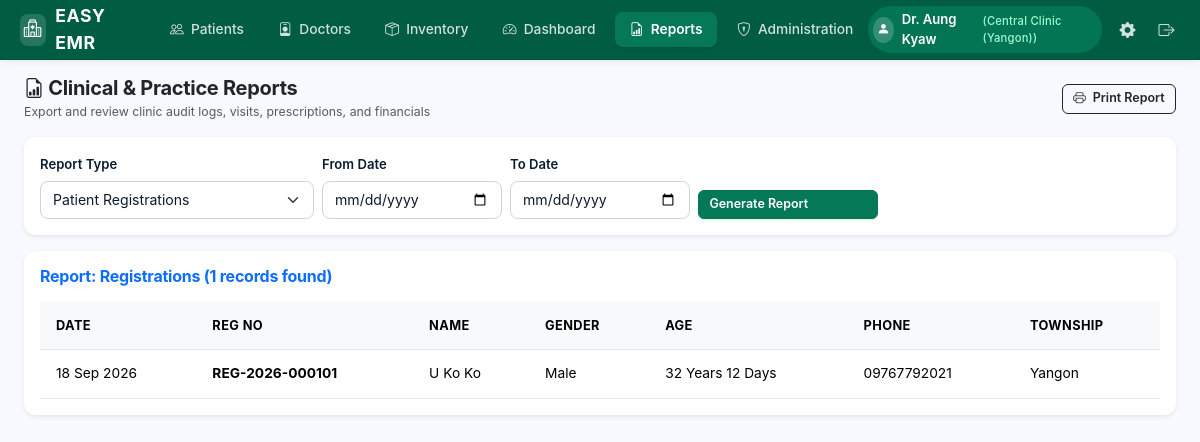
The app's page /reports (signed in) with its own data.
### app/models.py (models this page shows, shortened)
class Account(db.Model):
    __tablename__ = 'accounts'
    id = db.Column(db.Integer, primary_key=True)
    phone_number = db.Column(db.String(32), unique=True, nullable=False, index=True)
    clinic_name = db.Column(db.String(128), nullable=False, default='Central Clinic')
    doctor_name = db.Column(db.String(128), nullable=False, default='Dr. Aung Kyaw')
    password_hash = db.Column(db.String(255), nullable=False)
    is_active = db.Column(db.Boolean, default=True, nullable=False)
    created_at = db.Column(db.DateTime, default=datetime.utcnow, nullable=False)
    updated_at = db.Column(db.DateTime, default=datetime.utcnow, onupdate=datetime.utcnow, nullable=False)
    def is_administrator(self):
        return True

class Patient(db.Model):
    __tablename__ = 'patients'
    id = db.Column(db.Integer, primary_key=True)
    registration_number = db.Column(db.String(64), unique=True, nullable=False, index=True)
    sir_name = db.Column(db.String(32), nullable=False)
    patient_name = db.Column(db.String(128), nullable=False, index=True)
    gender = db.Column(db.String(16), nullable=False)  # 'Male', 'Female'
    date_of_birth = db.Column(db.Date, nullable=True, index=True)
    marital_status = db.Column(db.String(32), nullable=True)
    occupation = db.Column(db.String(128), nullable=True)
    blood_group = db.Column(db.String(16), nullable=True)
    guardian_name = db.Column(db.String(128), nullable=True)
    guardian_relationship = db.Column(db.String(64), nullable=True)
    guardian_phone = db.Column(db.String(64), nullable=True)
    nrc_number = db.Column(db.String(64), nullable=True, index=True)
    email = db.Column(db.String(128), nullable=True)
    address = db.Column(db.Text, nullable=True)
    city_township = db.Column(db.String(128), nullable=True)
    state_region = db.Column(db.String(128), nullable=True)
    patient_summary = db.Column(db.Text, nullable=True)
    notes = db.Column(db.Text, nullable=True)
    is_active = db.Column(db.Boolean, default=True, nullable=False)
    created_at = db.Column(db.DateTime, default=datetime.utcnow, nullable=False)
    updated_at = db.Column(db.DateTime, default=datetime.utcnow, onupdate=datetime.utcnow, nullable=False)
    phones = db.relationship(
        'PatientPhone',
        backref='patient',
        cascade='all, delete-orphan',
        lazy='selectin',
        order_by='desc(PatientPhone.is_primary), PatientPhone.id'
    )
    encounters = db.relationship(
        'Encounter',
        backref='patient',
        lazy='dynamic',
        order_by='desc(Encounter.encounter_date)'
    )
    appointments = db.relationship(
        'Appointment',
        backref='patient',
        lazy='dynamic',
        order_by='desc(Appointment.appointment_date)'
    )
    investigations = db.relationship(
        'Investigation',
        backref='patient',
        lazy='dynamic',
        order_by='desc(Investigation.ordered_date)'
    )
    vouchers = db.relationship(
        'Voucher',
        backref='patient',
        lazy='dynamic',
        order_by='desc(Voucher.voucher_date)'
    )
    @property
    def full_name(self):
        return f"{self.sir_name} {self.patient_name}".strip()
    @property
    def primary_phone(self):
        if self.phones:
            for p in self.phones:
                if p.is_primary:
                    return p.phone_number
            return self.phones[0].phone_number
        return ""
    def get_dynamic_age(self, ref_date=None):
        if not self.date_of_birth:
            return None
        if ref_date is None:
            ref_date = date.today()
        dob = self.date_of_birth
        if dob > ref_date:
            return {'years': 0, 'months': 0, 'days': 0, 'formatted': '0 Days'}
        years = ref_date.year - dob.year
        months = ref_date.month - dob.month
        days = ref_date.day - dob.day
        if days < 0:
            prev_month = ref_date.month - 1 if ref_date.month > 1 else 12
            prev_year = ref_date.year if ref_date.month > 1 else ref_date.year - 1
            days_in_prev_month = calendar.monthrange(prev_year, prev_month)[1]
            days += days_in_prev_month
            months -= 1
        if months < 0:
            years -= 1
            months += 12
        parts = []
        if years > 0:
            parts.append(f"{years} {'Year' if years == 1 else 'Years'}")
        if months > 0:
            parts.append(f"{months} {'Month' if months == 1 else 'Months'}")
        if days > 0 or not parts:
            parts.append(f"{days} {'Day' if days == 1 else 'Days'}")
        formatted = " ".join(parts)
        return {
            'years': years,
            'months': months,
            'days': days,
            'formatted': formatted
        }
    @property
    def age_formatted(self):
        res = self.get_dynamic_age()
        return res['formatted'] if res else "Unknown"

class PatientPhone(db.Model):
    __tablename__ = 'patient_phones'
    id = db.Column(db.Integer, primary_key=True)
    patient_id = db.Column(db.Integer, db.ForeignKey('patients.id', ondelete='CASCADE'), nullable=False, index=True)
    phone_number = db.Column(db.String(64), nullable=False, index=True)
    is_primary = db.Column(db.Boolean, default=False, nullable=False)
    label = db.Column(db.String(32), nullable=True)  # Primary, Alternative, etc.
    created_at = db.Column(db.DateTime, default=datetime.utcnow, nullable=False)

### app/routes.py (the view, shortened to what this page needs)
@reports_bp.route('/reports')
@login_required
def index():
    report_type = request.args.get('type', 'registrations')
    date_from = request.args.get('date_from', '')
    date_to = request.args.get('date_to', '')
    doctor_id = request.args.get('doctor_id', type=int)
    df = None
    dt = None
    if date_from:
        try:
            df = datetime.strptime(date_from, '%Y-%m-%d')
        except ValueError:
            pass
    if date_to:
        try:
            dt = datetime.strptime(date_to + ' 23:59:59', '%Y-%m-%d %H:%M:%S')
        except ValueError:
            pass
    results = []
    doctors = Doctor.query.filter_by(is_active=True).all()
    if report_type == 'registrations':
        q = Patient.query
        if df:
            q = q.filter(Patient.created_at >= df)
        if dt:
            q = q.filter(Patient.created_at <= dt)
        results = q.order_by(Patient.created_at.desc()).limit(100).all()
    elif report_type == 'inventory':
        results = InventoryItem.query.order_by(InventoryItem.quantity.asc()).limit(100).all()
    return render_template(
        'reports/index.html',
        report_type=report_type,
        date_from=date_from,
        date_to=date_to,
        doctor_id=doctor_id,
        doctors=doctors,
        results=results,
        active_tab='reports'
    )

### app/extensions.py (called while the page is built)
def init_csrf(app):
    @app.before_request
    def check_csrf():
        if not current_app.config.get('WTF_CSRF_ENABLED', True):
            return
        if request.method in ('POST', 'PUT', 'PATCH', 'DELETE'):
            token = request.form.get('csrf_token') or request.headers.get('X-CSRFToken')
            expected = session.get('_csrf_token')
            if not expected or not token or not secrets.compare_digest(token, expected):
                abort(400, description="Invalid or missing CSRF token.")
    @app.context_processor
    def inject_csrf():
        return dict(csrf_token=generate_csrf_token)

### app/helpers.py (called while the page is built)
def login_required(f):
    @wraps(f)
    def decorated_function(*args, **kwargs):
        if '_account_id' not in session and '_user_id' not in session:
            flash('Please log in to access this page.', 'warning')
            return redirect(url_for('auth.login', next=request.url))
        return f(*args, **kwargs)
    return decorated_function

def get_current_user():
    from flask import g, session
    sess_key = (session.get('_account_id'), session.get('_user_id'))
    if not any(sess_key):
        return None
    if getattr(g, '_current_user_sess_key', None) == sess_key and getattr(g, 'current_user', None) is not None:
        return g.current_user
    user = None
    if '_account_id' in session:
        from app.models import Account
        user = db.session.get(Account, session['_account_id'])
    elif '_user_id' in session:
        from app.models import User
        user = db.session.get(User, session['_user_id'])
    g._current_user_sess_key = sess_key
    g.current_user = user
    return user

### app/templates/reports/index.html (shortened to what this page needs)
{% extends "base.html" %}
{% block content %}
<div class="d-flex justify-content-between align-items-center mb-3">
    <div>
        <h5 class="fw-bold mb-0 text-dark"><i class="bi bi-file-earmark-bar-graph"></i> Clinical & Practice Reports</h5>
        <small class="text-muted">Export and review clinic audit logs, visits, prescriptions, and financials</small>
    </div>
    <button type="button" class="btn btn-outline-dark btn-sm" onclick="window.print();">
        <i class="bi bi-printer"></i> Print Report
    </button>
</div>
<div class="card border-0 shadow-sm mb-3">
    <div class="card-body p-3">
        <form method="GET" action="{{ url_for('reports.index') }}" class="row g-2 align-items-end">
            <div class="col-md-3">
                <label class="form-label small fw-semibold">Report Type</label>
                <select name="type" class="form-select form-select-sm" onchange="this.form.submit()">
                    <option value="registrations" {% if report_type == 'registrations' %}selected{% endif %}>Patient Registrations</option>
                </select>
            </div>
            <div class="col-md-2">
                <label class="form-label small fw-semibold">From Date</label>
                <input type="date" name="date_from" class="form-control form-control-sm" value="{{ date_from }}">
            </div>
            <div class="col-md-2">
                <label class="form-label small fw-semibold">To Date</label>
                <input type="date" name="date_to" class="form-control form-control-sm" value="{{ date_to }}">
            </div>
            <div class="col-md-2">
                <button type="submit" class="btn btn-primary btn-sm w-100">Generate Report</button>
            </div>
        </form>
    </div>
</div>
<div class="card border-0 shadow-sm p-3">
    <h6 class="fw-bold text-primary mb-3">
        Report: {{ report_type|capitalize }} ({{ results|length }} records found)
    </h6>
    <div class="table-responsive">
        {% if report_type == 'registrations' %}
            <table class="table table-sm table-hover align-middle mb-0 small">
                <thead class="table-light">
                    <tr><th>Date</th><th>Reg No</th><th>Name</th><th>Gender</th><th>Age</th><th>Phone</th><th>Township</th></tr>
                </thead>
                <tbody>
                    {% for p in results %}
                    <tr>
                        <td>{{ p.created_at.strftime('%d %b %Y') }}</td>
                        <td class="fw-bold">{{ p.registration_number }}</td>
                        <td>{{ p.full_name }}</td>
                        <td>{{ p.gender }}</td>
                        <td>{{ p.age_formatted }}</td>
                        <td>{{ p.primary_phone }}</td>
                        <td>{{ p.city_township or '—' }}</td>
                    </tr>
                    {% endfor %}
                </tbody>
            </table>
        {% else %}
            <div class="text-muted text-center py-4">Report output ready.</div>
        {% endif %}
    </div>
</div>
{% endblock %}

### app/templates/base.html (shortened to what this page needs)
<!DOCTYPE html>
<html lang="en">
<head>
    <link rel="stylesheet" href="https://cdn.jsdelivr.net/npm/bootstrap@5.3.3/dist/css/bootstrap.min.css">
    <link rel="stylesheet" href="https://cdn.jsdelivr.net/npm/bootstrap-icons@1.11.3/font/bootstrap-icons.min.css">
    <link rel="stylesheet" href="{{ url_for('static', filename='css/custom.css') }}?v=3.0">
</head>
<body>
    {% if current_user %}
    <nav class="clinic-navbar">
        <a href="{{ url_for('patients.patients_list') }}" class="clinic-brand">
            <span class="clinic-brand-icon"><i class="bi bi-hospital"></i></span>
            <span>EASY EMR</span>
        </a>
        <ul class="clinic-nav-tabs">
            <li>
                <a href="{{ url_for('patients.patients_list') }}" class="clinic-nav-link {% if active_tab == 'patients' %}active{% endif %}">
                    <i class="bi bi-people"></i> Patients
                </a>
            </li>
            <li>
                <a href="{{ url_for('doctors.doctors_list') }}" class="clinic-nav-link {% if active_tab == 'doctors' %}active{% endif %}">
                    <i class="bi bi-person-badge"></i> Doctors
                </a>
            </li>
            <li>
                <a href="{{ url_for('inventory.inventory_list') }}" class="clinic-nav-link {% if active_tab == 'inventory' %}active{% endif %}">
                    <i class="bi bi-box-seam"></i> Inventory
                </a>
            </li>
            <li>
                <a href="{{ url_for('dashboard.index') }}" class="clinic-nav-link {% if active_tab == 'dashboard' %}active{% endif %}">
                    <i class="bi bi-speedometer2"></i> Dashboard
                </a>
            </li>
            <li>
                <a href="{{ url_for('reports.index') }}" class="clinic-nav-link {% if active_tab == 'reports' %}active{% endif %}">
                    <i class="bi bi-file-earmark-bar-graph"></i> Reports
                </a>
            </li>
            {% if current_user.is_administrator() %}
            <li>
                <a href="{{ url_for('administration.users_list') }}" class="clinic-nav-link {% if active_tab == 'administration' %}active{% endif %}">
                    <i class="bi bi-shield-lock"></i> Administration
                </a>
            </li>
            {% endif %}
        </ul>
        <div class="clinic-nav-right">
            <div class="user-profile-pill">
                <span class="user-avatar-circle"><i class="bi bi-person-fill"></i></span>
                <span>{{ current_user.doctor_name if current_user.doctor_name else current_user.username }}</span>
                <span class="user-role-badge">({{ current_user.clinic_name if current_user.clinic_name else (current_user.phone_number or current_user.role) }})</span>
            </div>
            {% if current_user.is_administrator() %}
            <a href="{{ url_for('settings.index') }}" class="settings-gear-btn {% if active_tab == 'settings' %}active{% endif %}" title="Global Settings">
                <i class="bi bi-gear-fill"></i>
            </a>
            {% endif %}
            <a href="{{ url_for('auth.logout') }}" class="logout-btn" title="Logout" data-turbo="false" data-no-instant>
                <i class="bi bi-box-arrow-right"></i>
            </a>
        </div>
    </nav>
    {% endif %}
    <main class="container-fluid py-3 px-4">
        {% block content %}{% endblock %}
    </main>
</body>
</html>

### records on screen
Account: doctor_name "Dr. Aung Kyaw", clinic_name "Central Clinic (Yangon)"
Patient: created_at "18 Sep 2026", registration_number "REG-2026-000101", full_name "U Ko Ko", gender "Male", age_formatted "32 Years 12 Days", primary_phone "09767792021", city_township "Yangon"

### other values on screen
{{ report_type|capitalize }} "Registrations"
{{ results|length }} "1"
